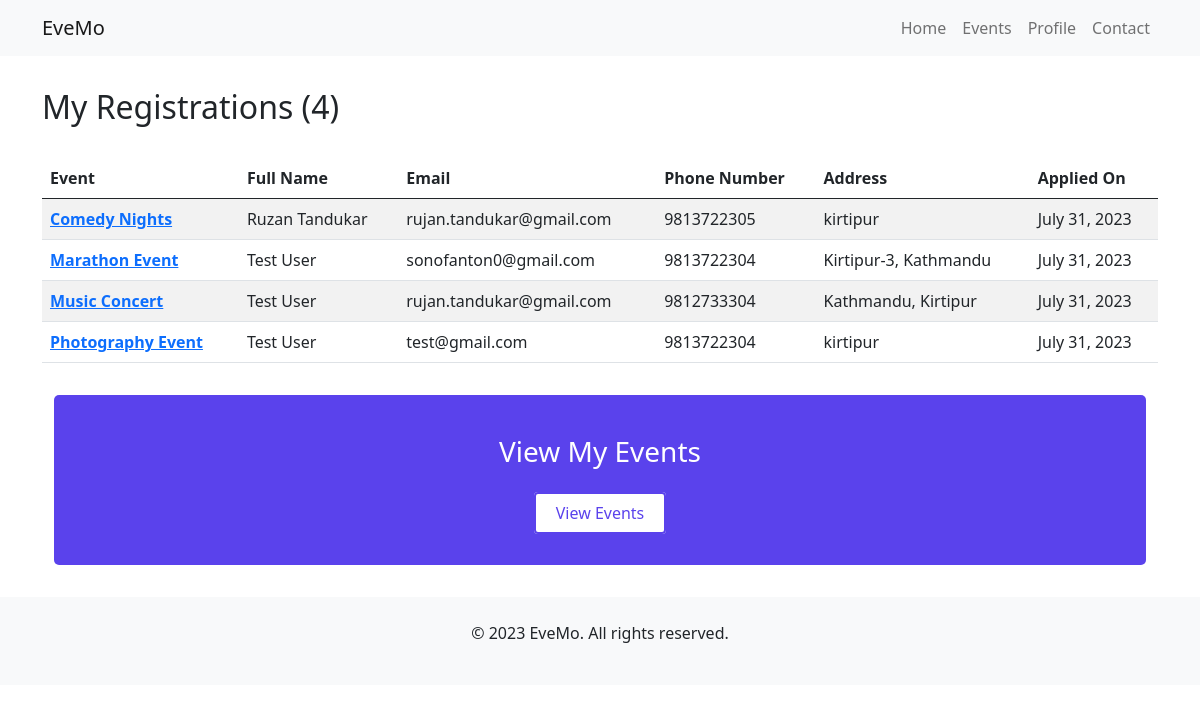
The app's page /my-registrations/ (signed in) with its own data.
### events/models.py (models this page shows, shortened)
class Application(models.Model):
    event = models.ForeignKey(Event,on_delete=models.CASCADE,related_name='applications')
    user  = models.ForeignKey(User,on_delete=models.CASCADE,related_name='applications')
    full_name = models.CharField(max_length=250)
    email = models.EmailField(max_length=250)
    phone_number = models.CharField(max_length=10)
    address = models.CharField(max_length=250)
    approved = models.BooleanField(default=False)
    timestamp = models.DateTimeField(auto_now_add=True)
    class Meta:
        ordering = ['-id',]

class Event(models.Model):
    name = models.CharField(max_length=250)
    location = models.CharField(max_length=250,blank=True,null=True)
    date = models.DateField()
    time = models.TimeField()
    phone_number = models.CharField(max_length=10)
    price = models.PositiveIntegerField(default=0)
    organizer = models.CharField(max_length=250)
    cover = models.ImageField(upload_to='events/')
    description = models.TextField()
    featured = models.BooleanField(default=False)
    user = models.ForeignKey(User,related_name='events',on_delete=models.CASCADE)
    approved = models.BooleanField(default=False)
    timestamp = models.DateTimeField(auto_now_add=True)
    class Meta:
        ordering = ['-id',]
    @property
    def get_absolute_url(self):
        return reverse('event-detail',args=[self.pk])

### events/views.py (the view)
# urls.py: path('my-registrations/',my_registrations,name='my-registrations'),
@login_required(login_url='login')
def my_registrations(request):
    user = request.user
    applications = Application.objects.filter(user=user)
    total = applications.count()
    context = {
        "applications":applications,
        "total":total,
    }
    return render(request,'events/my_registrations.html',context=context)

### templates/events/my_registrations.html (shortened to what this page needs)
{% extends 'base.html' %}
{% load static %}
{% block content %}
<div class="container">
    <div style="display: flex;align-items: center;justify-content: space-between;">
        <div><h2 style="margin:1em 0;">My Registrations ({{total}})</h2></div>
    </div>
    <table class="table table-striped">
        <thead>
          <tr>
            <th scope="col">Event</th>
            <th scope="col">Full Name</th>
            <th scope="col">Email</th>
            <th scope="col">Phone Number</th>
            <th scope="col">Address</th>
            <th scope="col">Applied On</th>
          </tr>
        </thead>
        <tbody>
        {% for application in applications %}
          <tr>
            <th scope="row">
                <a href="{{application.event.get_absolute_url}}">{{application.event.name}}</a>
            </th>
            <td>{{application.full_name}}</td>
            <td>{{application.email}}</td>
            <td>{{application.phone_number}}</td>
            <td>{{application.address}}</td>
            <td>{{application.timestamp|date}}</td>
          </tr>
        {% endfor %}
        </tbody>
      </table>
      <div class="container" style="margin: 2em 0;">
        <div class="banner">
            <h3>View My Events</h3>
            <br>
            <a href="{% url 'my-events' %}" class="white-btn">View Events</a>
          </div>
      </div>
</div>
{% endblock content %}

### staticfiles/style.css (style rules this page uses)
.banner { background-color: #5a42ec; color: white; text-align: center; padding: 40px 20px; border-radius: 5px; }
.white-btn { background-color: white; color: #5a42ec; padding: 8px 20px; border: 2px solid #5a42ec; border-radius: 4px; text-decoration: none; transition: background-color 0.3s ease, color 0.3s ease; }

### records on screen
Application: event.name "Comedy Nights", full_name "Ruzan Tandukar", email "rujan.tandukar@gmail.com", phone_number "9813722305", address "kirtipur", timestamp "July 31, 2023"
Application: event.name "Marathon Event", full_name "Test User", email "sonofanton0@gmail.com", phone_number "9813722304", address "Kirtipur-3, Kathmandu", timestamp "July 31, 2023"
Application: event.name "Music Concert", full_name "Test User", email "rujan.tandukar@gmail.com", phone_number "9812733304", address "Kathmandu, Kirtipur", timestamp "July 31, 2023"
Application: event.name "Photography Event", full_name "Test User", email "test@gmail.com", phone_number "9813722304", address "kirtipur", timestamp "July 31, 2023"

### other values on screen
{{ total }} "4"
